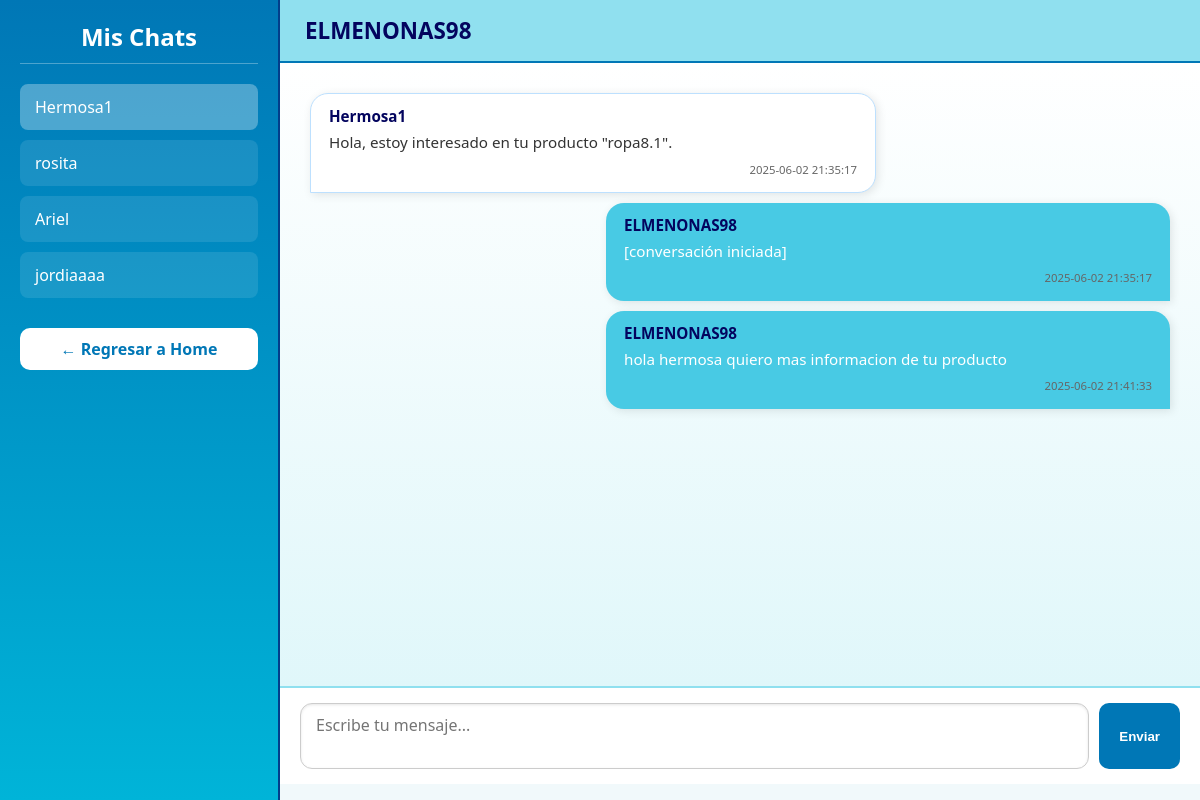
Page /chats.php?chat=24 (signed in) on the committed database.
### tables this page shows
CREATE TABLE `chat` (
  `IDchat` int(11) NOT NULL,
  `FechaHoraUltimoMensaje` timestamp NOT NULL DEFAULT current_timestamp(),
  `IDproducto` int(11) DEFAULT NULL
);

CREATE TABLE `msgs` (
  `IDmsgs` int(11) NOT NULL,
  `IDusuario` int(11) DEFAULT NULL,
  `IDchat` int(11) DEFAULT NULL,
  `Mensaje` text NOT NULL,
  `FechaHora` timestamp NOT NULL DEFAULT current_timestamp()
);

CREATE TABLE `usuario` (
  `IDusuario` int(11) NOT NULL,
  `Nombre` varchar(100) NOT NULL,
  `Contraseña` varchar(255) NOT NULL,
  `Apellidos` varchar(100) NOT NULL,
  `NombreUsuario` varchar(50) NOT NULL,
  `Correo` varchar(100) NOT NULL,
  `FechaNacimiento` date NOT NULL,
  `Rol` enum('admin','usuario','super') NOT NULL DEFAULT 'usuario',
  `FechaRegistro` timestamp NOT NULL DEFAULT current_timestamp(),
  `Estado` enum('activo','inactivo') DEFAULT 'activo',
  `Genero` enum('masculino','femenino','otro') DEFAULT 'otro',
  `IDmultimedia` int(11) DEFAULT NULL,
  `Avatar` mediumblob DEFAULT NULL,
  `TipoPrivacidad` enum('comprador','vendedor','ambos') NOT NULL DEFAULT 'comprador'
);

### chats.php (the view, shortened to what this page needs)
<?php
include 'conexionCapa.php';
$mi_id = $_SESSION['usuario_id'];
if (isset($_GET['chat'])) {
    $chat_id = intval($_GET['chat']);
    $stmt = $conn->prepare("
        SELECT u.NombreUsuario, m.Mensaje, m.FechaHora
        FROM msgs m
        JOIN usuario u ON m.IDusuario = u.IDusuario
        WHERE m.IDchat = ?
        ORDER BY m.FechaHora ASC
    ");
    $stmt->bind_param("i", $chat_id);
    $stmt->execute();
    $mensajes = $stmt->get_result();
}
$chats = $conn->query("
    SELECT c.IDchat, u.NombreUsuario AS Participante
    FROM chat c
    JOIN msgs m ON c.IDchat = m.IDchat
    JOIN usuario u ON m.IDusuario != $mi_id AND u.IDusuario = m.IDusuario
    WHERE c.IDchat IN (
        SELECT IDchat FROM msgs WHERE IDusuario = $mi_id
    )
    GROUP BY c.IDchat
    ORDER BY c.FechaHoraUltimoMensaje DESC
");
?>
<body>
    <div class="chat-wrapper">
        <aside class="chat-sidebar">
            <h2>Mis Chats</h2>
            <ul class="chat-list">
                <?php while ($chat = $chats->fetch_assoc()): ?>
                    <li>
                        <a href="?chat=<?php echo $chat['IDchat']; ?>" class="<?php echo (isset($_GET['chat']) && $_GET['chat'] == $chat['IDchat']) ? 'active' : ''; ?>">
                            <?php echo $chat['Participante']; ?>
                        </a>
                    </li>
                <?php endwhile; ?>
            </ul>
<?php
if (isset($_SESSION["rol"]) && $_SESSION["rol"] === "admin") {
    $enlaceHome = "home_admin.php";
} elseif (isset($_SESSION["tipo_privacidad"])) {
    if ($_SESSION["tipo_privacidad"] === "vendedor") {
        $enlaceHome = "home_vendedor.php";
    } elseif ($_SESSION["tipo_privacidad"] === "comprador") {
        $enlaceHome = "home_comprador.php";
    }
}
?>
<a href="<?= $enlaceHome ?>" style="display: block; margin-top: 30px; text-align: center; background: white; color: #0077b6; padding: 10px 15px; border-radius: 10px; font-weight: bold; text-decoration: none;">← Regresar a Home</a>
</aside>
        <main class="chat-main">
            <header class="chat-header">
                <h3><?php echo htmlspecialchars($_SESSION['nombre_usuario']); ?></h3>
            </header>
            <section class="chat-messages">
                <?php if (isset($mensajes)): ?>
                    <?php while ($msg = $mensajes->fetch_assoc()): ?>
                        <div class="mensaje <?php echo ($msg['NombreUsuario'] === $_SESSION['nombre_usuario']) ? 'propio' : 'otro'; ?>">
                            <strong><?php echo $msg['NombreUsuario']; ?></strong>
                            <?php echo $msg['Mensaje']; ?>
                            <span class="hora"><?php echo $msg['FechaHora']; ?></span>
                        </div>
                    <?php endwhile; ?>
                <?php else: ?>
                    <p class="sin-chat">Selecciona un chat para comenzar.</p>
                <?php endif; ?>
            </section>
            <?php if (isset($chat_id)): ?>
                    <form method="POST" action="enviar_mensaje.php" class="form-mensaje">
                    <textarea name="mensaje" placeholder="Escribe tu mensaje..." required></textarea>
                    <button type="submit">Enviar</button>
                </form>
            <?php endif; ?>
        </main>
    </div>
</body>

### chats.php (style rules this page uses)
body { margin: 0; font-family: 'Segoe UI', sans-serif; background: linear-gradient(to right, #ade8f4, #caf0f8); display: flex; height: 100vh; }
.chat-wrapper { display: flex; width: 100%; height: 100%; box-shadow: 0 0 10px rgba(0, 0, 0, 0.2); }
.chat-sidebar { width: 280px; background: linear-gradient(to bottom, #0077b6, #00b4d8); color: white; padding: 20px; box-sizing: border-box; overflow-y: auto; border-right: 2px solid #023e8a; }
.chat-sidebar h2 { margin-top: 0; font-size: 1.5em; text-align: center; border-bottom: 1px solid rgba(255, 255, 255, 0.3); padding-bottom: 10px; }
.chat-list { list-style: none; padding: 0; margin-top: 20px; }
.chat-list a { display: block; padding: 12px 15px; background: rgba(255, 255, 255, 0.1); color: white; border-radius: 8px; margin-bottom: 10px; text-decoration: none; transition: background 0.3s; }
.chat-list a:hover, .chat-list a.active { background: rgba(255, 255, 255, 0.3); }
.chat-main { flex-grow: 1; display: flex; flex-direction: column; background: #f1f9fb; }
.chat-header { background: #90e0ef; padding: 15px 25px; border-bottom: 2px solid #0077b6; display: flex; flex-direction: column; justify-content: center; }
.chat-header h3 { margin: 0; font-size: 1.4em; color: #03045e; }
.chat-messages { flex-grow: 1; padding: 20px; overflow-y: auto; background: linear-gradient(to top, #e0f7fa, #ffffff); }
.mensaje { max-width: 60%; padding: 12px 18px; margin: 10px; border-radius: 18px; box-shadow: 2px 2px 10px rgba(0, 0, 0, 0.1); position: relative; font-size: 0.95em; line-height: 1.4em; word-wrap: break-word; }
.mensaje.propio { background: #48cae4; color: white; margin-left: auto; border-bottom-right-radius: 0; }
.mensaje.otro { background: #ffffff; color: #333; margin-right: auto; border-bottom-left-radius: 0; border: 1px solid #bde0fe; }
.mensaje strong { display: block; font-weight: bold; margin-bottom: 5px; color: #03045e; }
.hora { display: block; font-size: 0.75em; margin-top: 5px; color: #666; text-align: right; }
.form-mensaje { display: flex; padding: 15px 20px; border-top: 2px solid #90e0ef; background: #ffffff; }
.form-mensaje textarea { flex-grow: 1; padding: 10px 15px; border-radius: 12px; border: 1px solid #ccc; resize: none; font-family: inherit; font-size: 1em; box-shadow: inset 0 1px 3px rgba(0,0,0,0.1); }
.form-mensaje button { margin-left: 10px; padding: 10px 20px; background-color: #0077b6; color: white; border: none; border-radius: 10px; cursor: pointer; font-weight: bold; transition: background-color 0.3s; }

### rows in the picture
chat: Participante "Hermosa1"
chat: Participante "rosita"
chat: Participante "Ariel"
chat: Participante "jordiaaaa"
msgs: IDusuario.NombreUsuario "Hermosa1", Mensaje "Hola, estoy interesado en tu producto \"ropa8.1\".", FechaHora "2025-06-02 21:35:17"
msgs: IDusuario.NombreUsuario "ELMENONAS98", Mensaje "[conversación iniciada]", FechaHora "2025-06-02 21:35:17"
msgs: IDusuario.NombreUsuario "ELMENONAS98", Mensaje "hola hermosa quiero mas informacion de tu producto", FechaHora "2025-06-02 21:41:33"

### other values in the picture
$_SESSION['nombre_usuario'] "ELMENONAS98"
